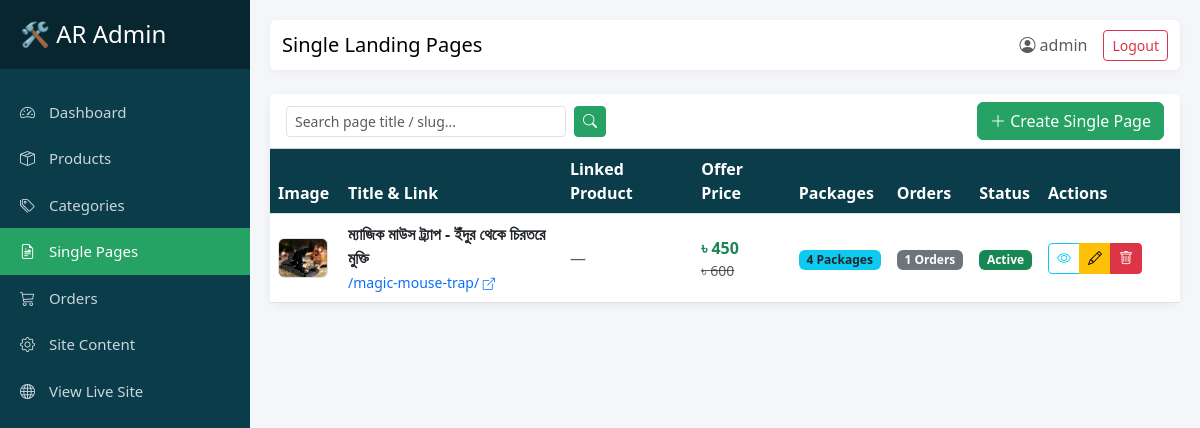
The app's page /dashboard/single-pages/ (signed in) with its own data.
### landingpage/models.py (models this page shows, shortened)
class SinglePage(models.Model):
    title = models.CharField(max_length=200, help_text="Page title / Internal name")
    slug = models.SlugField(max_length=200, unique=True, help_text="Unique URL link, e.g. magic-mouse-trap")
    linked_product = models.ForeignKey(Product, on_delete=models.SET_NULL, null=True, blank=True, help_text="Optional linked product from inventory")
    is_active = models.BooleanField(default=True, help_text="Uncheck to temporarily hide this page")
    created_at = models.DateTimeField(auto_now_add=True)
    updated_at = models.DateTimeField(auto_now=True)
    announcement_text = models.CharField(max_length=255, default="🔥 সীমিত সময়ের অফার! স্টক শেষ হওয়ার আগেই অর্ডার করুন! 🔥")
    brand_name = models.CharField(max_length=100, blank=True, default="", help_text="Leave blank to use Site Name")
    header_cta_text = models.CharField(max_length=50, default="অর্ডার করুন")
    hero_title = models.CharField(max_length=255, default="ইঁদুরের যন্ত্রণায় অতিষ্ঠ? চিরতরে মুক্তি পান ম্যাজিক মাউস ট্র্যাপ দিয়ে!")
    hero_subtitle = models.TextField(blank=True, default="কোনো বিষ বা আঠা ছাড়া, ১০০% নিরাপদ এবং বারবার ব্যবহারযোগ্য।")
    hero_image = models.ImageField(upload_to='landingpages/', blank=True, null=True)
    video_url = models.URLField(blank=True, null=True, help_text="Optional YouTube embed link")
    auto_scroll_images = models.BooleanField(default=True, help_text="Automatically slide hero gallery images")
    auto_scroll_interval = models.PositiveIntegerField(default=3, help_text="Slide change interval in seconds")
    regular_price = models.DecimalField(max_digits=10, decimal_places=2, default=600)
    discount_price = models.DecimalField(max_digits=10, decimal_places=2, default=450)
    delivery_note = models.CharField(max_length=150, default="সারা বাংলাদেশে ক্যাশ অন ডেলিভারি!")
    hero_cta_text = models.CharField(max_length=50, default="এখনই অর্ডার করুন")
    features_title = models.CharField(max_length=200, default="কেন আমাদের মাউস ট্র্যাপ সেরা?")
    feature_1_icon = models.CharField(max_length=50, default="fas fa-leaf", help_text="FontAwesome icon class")
    feature_1_title = models.CharField(max_length=150, default="১০০% বিষমুক্ত ও নিরাপদ")
    feature_1_desc = models.TextField(default="বাচ্চা বা পোষা প্রাণীর জন্য কোনো ক্ষতিকর বিষ বা রাসায়নিক ব্যবহার করা হয়নি।")
    feature_2_icon = models.CharField(max_length=50, default="fas fa-sync-alt")
    feature_2_title = models.CharField(max_length=150, default="বারবার ব্যবহারযোগ্য")
    feature_2_desc = models.TextField(default="মজবুত প্লাস্টিক দিয়ে তৈরি, ধুয়ে বারবার ব্যবহার করা যায়। একবার কিনলেই চলবে বহুবছর।")
    feature_3_icon = models.CharField(max_length=50, default="fas fa-bolt")
    feature_3_title = models.CharField(max_length=150, default="তাত্ক্ষণিক সমাধান")
    feature_3_desc = models.TextField(default="শক্তিশালী স্প্রিং মেকানিজমের কারণে ইঁদুর ধরা পড়ে চোখের পলকে, পালানোর কোনো সুযোগ নেই।")
    feature_4_icon = models.CharField(max_length=50, default="fas fa-hand-sparkles")
    feature_4_title = models.CharField(max_length=150, default="পরিষ্কার করা সহজ")
    feature_4_desc = models.TextField(default="মৃত ইঁদুর হাত দিয়ে না ধরেই সহজে ফেলে দেওয়া যায়, যা অত্যন্ত স্বাস্থ্যকর।")
    delivery_inside_dhaka = models.IntegerField(default=60)
    delivery_outside_dhaka = models.IntegerField(default=120)
    form_title = models.CharField(max_length=200, default="অর্ডার কনফার্ম করতে নিচের ফর্মটি পূরণ করুন")
    submit_button_text = models.CharField(max_length=100, default="অর্ডার কনফার্ম করুন")
    footer_helpline = models.CharField(max_length=50, blank=True, default="", help_text="Leave blank to use Site Helpline")
    footer_email = models.CharField(max_length=100, blank=True, default="", help_text="Support email")
    footer_copyright = models.CharField(max_length=200, blank=True, default="")
    class Meta:
        ordering = ['-created_at']

### custom_admin/views.py (the view)
# urls.py: path('single-pages/', views.single_page_list, name='single_page_list'),
@login_required(login_url='custom_admin:login')
@user_passes_test(is_staff_user, login_url='custom_admin:login')
def single_page_list(request):
    query = request.GET.get('q', '').strip()
    pages = SinglePage.objects.annotate(order_count=Count('orders')).select_related('linked_product').prefetch_related('bundles').all()
    if query:
        pages = pages.filter(Q(title__icontains=query) | Q(slug__icontains=query))
    return render(request, 'custom_admin/single_page_list.html', {'pages': pages, 'query': query})

### custom_admin/views.py (called while the page is built)
def is_staff_user(user):
    return user.is_active and user.is_staff

### custom_admin/templates/custom_admin/single_page_list.html (shortened to what this page needs)
{% extends 'custom_admin/base.html' %}
{% block page_title %}Single Landing Pages{% endblock %}
{% block content %}
<div class="card stat-card">
    <div class="card-header bg-white d-flex justify-content-between align-items-center flex-wrap gap-2">
        <form method="get" class="d-flex" style="width:320px;">
            <input type="text" name="q" value="{{ query }}" class="form-control form-control-sm me-2" placeholder="Search page title / slug...">
            <button class="btn btn-sm btn-primary"><i class="bi bi-search"></i></button>
        </form>
        <a href="{% url 'custom_admin:single_page_create' %}" class="btn btn-primary"><i class="bi bi-plus-lg"></i> Create Single Page</a>
    </div>
    <div class="card-body p-0">
        <div class="table-responsive">
            <table class="table table-hover mb-0 align-middle">
                <thead>
                    <tr>
                        <th style="width:70px;">Image</th>
                        <th>Title & Link</th>
                        <th>Linked Product</th>
                        <th>Offer Price</th>
                        <th>Packages</th>
                        <th>Orders</th>
                        <th>Status</th>
                        <th style="width:140px;">Actions</th>
                    </tr>
                </thead>
                <tbody>
                    {% for page in pages %}
                    <tr>
                        <td>
                            {% if page.hero_image %}
                                <img src="{{ page.hero_image.url }}" width="50" height="40" style="object-fit:cover;border-radius:6px;border:1px solid #dee2e6;">
                            {% elif page.linked_product and page.linked_product.image %}
                                <img src="{{ page.linked_product.image.url }}" width="50" height="40" style="object-fit:cover;border-radius:6px;border:1px solid #dee2e6;">
                            {% else %}
                                <span class="badge bg-light text-muted border">No Img</span>
                            {% endif %}
                        </td>
                        <td>
                            <strong class="d-block text-dark">{{ page.title }}</strong>
                            <a href="/{{ page.slug }}/" target="_blank" class="text-decoration-none small text-primary">
                                /{{ page.slug }}/ <i class="bi bi-box-arrow-up-right small"></i>
                            </a>
                        </td>
                        <td>
                            {% if page.linked_product %}
                                <span class="badge bg-light text-dark border">{{ page.linked_product.title|truncatechars:25 }}</span>
                            {% else %}
                                <span class="text-muted">—</span>
                            {% endif %}
                        </td>
                        <td>
                            <span class="text-success fw-bold">৳ {{ page.discount_price|floatformat:0 }}</span>
                            {% if page.regular_price %}
                                <small class="text-muted text-decoration-line-through d-block">৳ {{ page.regular_price|floatformat:0 }}</small>
                            {% endif %}
                        </td>
                        <td>
                            <span class="badge bg-info text-dark">{{ page.bundles.all|length }} Packages</span>
                        </td>
                        <td>
                            <a href="{% url 'custom_admin:order_list' %}?q={{ page.title }}" class="badge bg-secondary text-decoration-none">
                                {{ page.order_count }} Orders
                            </a>
                        </td>
                        <td>
                            {% if page.is_active %}
                                <span class="badge bg-success">Active</span>
                            {% else %}
                                <span class="badge bg-secondary">Inactive</span>
                            {% endif %}
                        </td>
                        <td>
                            <div class="btn-group btn-group-sm">
                                <a href="/{{ page.slug }}/" target="_blank" class="btn btn-outline-info" title="Preview Live Page">
                                    <i class="bi bi-eye"></i>
                                </a>
                                <a href="{% url 'custom_admin:single_page_edit' page.pk %}" class="btn btn-warning" title="Edit Page">
                                    <i class="bi bi-pencil"></i>
                                </a>
                                <a href="{% url 'custom_admin:single_page_delete' page.pk %}" class="btn btn-danger" title="Delete Page">
                                    <i class="bi bi-trash"></i>
                                </a>
                            </div>
                        </td>
                    </tr>
                    {% endfor %}
                </tbody>
            </table>
        </div>
    </div>
</div>
{% endblock %}

### custom_admin/templates/custom_admin/base.html (shortened to what this page needs)
<!DOCTYPE html>
<html lang="en">
<head>
    <link href="https://cdn.jsdelivr.net/npm/bootstrap@5.3.3/dist/css/bootstrap.min.css" rel="stylesheet">
    <link href="https://cdn.jsdelivr.net/npm/bootstrap-icons@1.11.3/font/bootstrap-icons.css" rel="stylesheet">
</head>
<body>
<div class="d-flex">
    <nav id="sidebar">
        <div class="sidebar-header">
            <h4 class="mb-0">🛠️ AR Admin</h4>
        </div>
        <ul class="list-unstyled components">
            <li>
                <a href="{% url 'custom_admin:dashboard' %}" class="{% if request.resolver_match.url_name == 'dashboard' %}active{% endif %}">
                    <i class="bi bi-speedometer2"></i> Dashboard
                </a>
            </li>
            <li>
                <a href="{% url 'custom_admin:product_list' %}" class="{% if 'product' in request.resolver_match.url_name %}active{% endif %}">
                    <i class="bi bi-box-seam"></i> Products
                </a>
            </li>
            <li>
                <a href="{% url 'custom_admin:category_list' %}" class="{% if 'category' in request.resolver_match.url_name %}active{% endif %}">
                    <i class="bi bi-tags"></i> Categories
                </a>
            </li>
            <li>
                <a href="{% url 'custom_admin:single_page_list' %}" class="{% if 'single_page' in request.resolver_match.url_name %}active{% endif %}">
                    <i class="bi bi-file-earmark-richtext"></i> Single Pages
                </a>
            </li>
            <li>
                <a href="{% url 'custom_admin:order_list' %}" class="{% if 'order' in request.resolver_match.url_name %}active{% endif %}">
                    <i class="bi bi-cart3"></i> Orders
                </a>
            </li>
            <li>
                <a href="{% url 'custom_admin:site_setting_edit' %}" class="{% if 'site_setting' in request.resolver_match.url_name %}active{% endif %}">
                    <i class="bi bi-gear"></i> Site Content
                </a>
            </li>
            <li>
                <a href="/" target="_blank"><i class="bi bi-globe"></i> View Live Site</a>
            </li>
        </ul>
    </nav>
    <div id="content">
        <nav class="navbar navbar-expand-lg navbar-custom mb-4 rounded">
            <div class="container-fluid">
                <span class="navbar-brand mb-0 h4">{% block page_title %}Dashboard{% endblock %}</span>
                <div class="ms-auto d-flex align-items-center">
                    <span class="me-3 text-muted"><i class="bi bi-person-circle"></i> {{ request.user.username }}</span>
                    <form method="post" action="{% url 'custom_admin:logout' %}" class="m-0">
                        <button type="submit" class="btn btn-sm btn-outline-danger">Logout</button>
                    </form>
                </div>
            </div>
        </nav>
        {% block content %}{% endblock %}
    </div>
</div>
</body>
</html>

### custom_admin/templates/custom_admin/base.html (style rules this page uses)
body { background: #f4f6f9; }
:root { --brand-teal:#0B3C49; --brand-tealDark:#07262F; --brand-green:#25A264; --brand-greenHover:#1E8752; }
#sidebar { min-width: 250px; max-width: 250px; background: var(--brand-teal); color: #fff; min-height: 100vh; transition: all 0.3s; }
#sidebar .sidebar-header { padding: 20px; background: var(--brand-tealDark); }
#sidebar ul.components { padding: 20px 0; }
#sidebar ul li a { padding: 12px 20px; font-size: 15px; display: block; color: #c9d6db; text-decoration: none; }
#sidebar ul li a.active { color: #fff; background: var(--brand-green); }
#sidebar ul li a i { margin-right: 10px; }
#content { width: 100%; padding: 20px; min-height: 100vh; }
.stat-card { border: none; border-radius: 10px; box-shadow: 0 2px 8px rgba(0,0,0,0.06); }
.navbar-custom { background: #fff; box-shadow: 0 2px 8px rgba(0,0,0,0.05); }
.table thead th { background: var(--brand-teal); color: #fff; }
.btn-primary { background: var(--brand-green); border-color: var(--brand-green); }

### records on screen
SinglePage: hero_image (picture), title "ম্যাজিক মাউস ট্র্যাপ - ইঁদুর থেকে চিরতরে মুক্তি", slug "magic-mouse-trap", discount_price "450", regular_price "600", bundles.all|length "4", order_count "1", is_active "Active"

### other values on screen
{{ request.user.username }} "admin"
